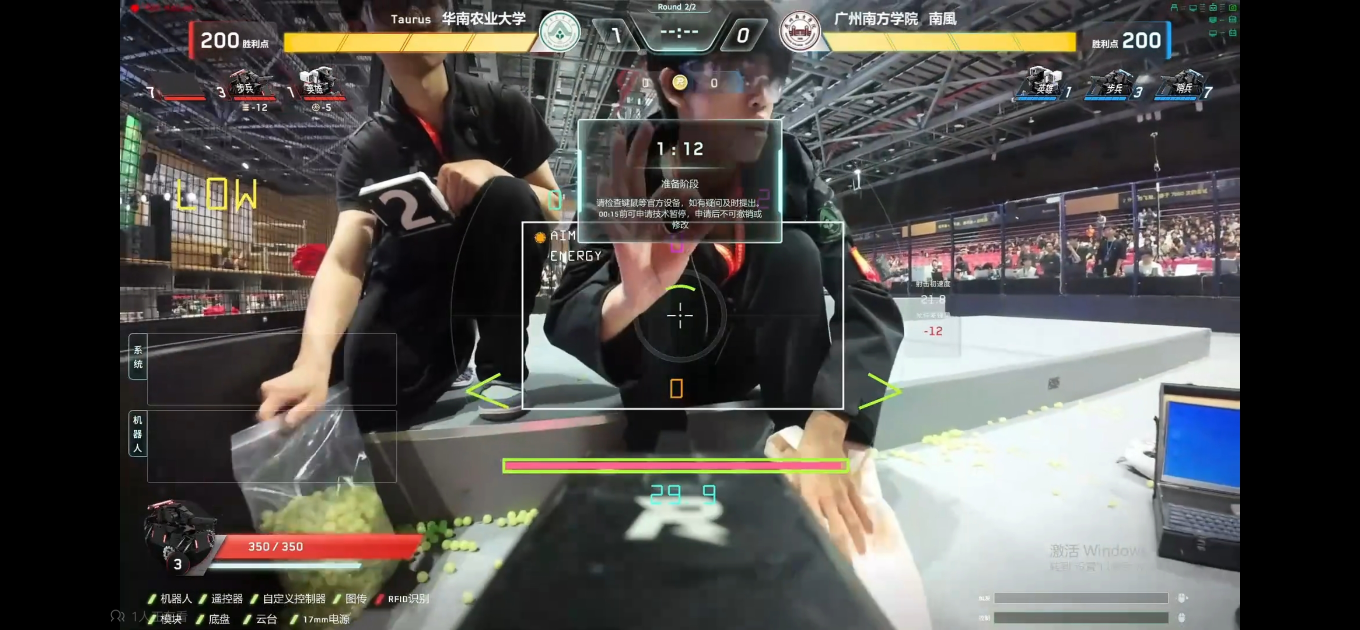
#> input picture images/准备阶段.jpg, 2720 x 1260 px (shown at 1/2 size)
$ python demo.py -i '../../../images/准备阶段.jpg'
#> lines starting #> are read from the running program, lines starting #| are printed output that depends on the picture; after the words box and inside, x2 and y2 are one past the last pixel; in counts of white or black regions, pixels touching at a corner belong together
### CV_task/赛事题/armor_detector/color_segmenter.py
import cv2
import numpy as np

from .config import DetectorConfig
from .armor_types import ArmorColor


class ColorSegmenter:
    """HSV颜色分割器"""

    def __init__(self, config: DetectorConfig):
        self.config = config

    def segment_red(self, frame: np.ndarray) -> np.ndarray:
        """分割红色区域"""
        hsv = cv2.cvtColor(frame, cv2.COLOR_BGR2HSV)

        # 红色在HSV中有两个区域
        lower1 = np.array([
            self.config.red_h_min,
            self.config.red_s_min,
            self.config.red_v_min
        ])
        upper1 = np.array([
            self.config.red_h_max,
            self.config.red_s_max,
            self.config.red_v_max
        ])

        lower2 = np.array([
            self.config.red_h2_min,
            self.config.red_s_min,
            self.config.red_v_min
        ])
        upper2 = np.array([
            self.config.red_h2_max,
            self.config.red_s_max,
            self.config.red_v_max
        ])

        mask1 = cv2.inRange(hsv, lower1, upper1)
        mask2 = cv2.inRange(hsv, lower2, upper2)

        return cv2.bitwise_or(mask1, mask2)

    def segment_blue(self, frame: np.ndarray) -> np.ndarray:
        """分割蓝色区域"""
        hsv = cv2.cvtColor(frame, cv2.COLOR_BGR2HSV)

        lower = np.array([
            self.config.blue_h_min,
            self.config.blue_s_min,
            self.config.blue_v_min
        ])
        upper = np.array([
            self.config.blue_h_max,
            self.config.blue_s_max,
            self.config.blue_v_max
        ])

        return cv2.inRange(hsv, lower, upper)

    def segment_both(self, frame: np.ndarray) -> tuple:
        """同时分割红色和蓝色区域"""
        return self.segment_red(frame), self.segment_blue(frame)

    def segment_by_color(self, frame: np.ndarray, color: ArmorColor) -> np.ndarray:
        """根据颜色类型分割"""
        if color == ArmorColor.RED:
            return self.segment_red(frame)
        else:
            return self.segment_blue(frame)

### CV_task/赛事题/armor_detector/light_bar.py
import cv2
import numpy as np
from typing import List, Tuple

from .config import DetectorConfig
from .armor_types import ArmorColor, LightBar
from .color_segmenter import ColorSegmenter


class LightBarFinder:
    """灯条提取器"""

    def __init__(self, config: DetectorConfig):
        self.config = config
        self.segmenter = ColorSegmenter(config)

    def find(self, frame: np.ndarray, color: ArmorColor) -> List[LightBar]:
        """提取指定颜色的灯条"""
        # 颜色分割
        mask = self.segmenter.segment_by_color(frame, color)

        # 形态学操作
        kernel = cv2.getStructuringElement(cv2.MORPH_RECT, (3, 3))
        mask = cv2.morphologyEx(mask, cv2.MORPH_OPEN, kernel)
        mask = cv2.morphologyEx(mask, cv2.MORPH_CLOSE, kernel)

        # 轮廓检测
        contours, _ = cv2.findContours(
            mask, cv2.RETR_EXTERNAL, cv2.CHAIN_APPROX_SIMPLE
        )

        # 筛选有效灯条
        light_bars = []
        for contour in contours:
            if self._is_valid_contour(contour):
                light = self._create_light_bar(contour, color)
                if light is not None:
                    light_bars.append(light)

        # 按x坐标排序
        light_bars.sort(key=lambda x: x.center[0])

        return light_bars

    def _is_valid_contour(self, contour: np.ndarray) -> bool:
        """检查轮廓是否符合灯条特征"""
        area = cv2.contourArea(contour)

        # 面积检查
        if area < self.config.light_min_area:
            return False
        if area > self.config.light_max_area:
            return False

        # 凸性检查
        if not cv2.isContourConvex(contour):
            hull = cv2.convexHull(contour)
            contour = hull

        # 最小外接矩形
        rect = cv2.minAreaRect(contour)
        width, height = rect[1]

        # 长宽比检查 (取较长边为高度)
        if width > height:
            width, height = height, width

        if height < 1e-5:
            return False

        ratio = height / width
        if ratio < self.config.light_min_ratio:
            return False
        if ratio > self.config.light_max_ratio:
            return False

        # 填充率检查
        rect_area = width * height
        if rect_area < 1e-5:
            return False

        fill_ratio = area / rect_area
        if fill_ratio < self.config.light_fill_ratio:
            return False

        return True

    def _create_light_bar(
        self, contour: np.ndarray, color: ArmorColor
    ) -> LightBar:
        """创建灯条对象"""
        # 获取最小外接矩形
        rect = cv2.minAreaRect(contour)
        center = rect[0]
        width, height = rect[1]
        angle = rect[2]

        # 标准化角度和尺寸
        if width > height:
            width, height = height, width
            angle = angle + 90

        # 角度范围 [-90, 90]
        if angle < -90:
            angle += 180
        if angle > 90:
            angle -= 180

        return LightBar(
            contour=contour,
            center=tuple(map(float, center)),
            width=float(width),
            height=float(height),
            angle=float(angle),
            color=color,
        )

    def find_all(self, frame: np.ndarray) -> Tuple[List[LightBar], List[LightBar]]:
        """提取所有红蓝灯条"""
        red_lights = self.find(frame, ArmorColor.RED)
        blue_lights = self.find(frame, ArmorColor.BLUE)
        return red_lights, blue_lights

### CV_task/赛事题/armor_detector/detector.py
import time
from typing import Optional

import cv2
import numpy as np

from .armor import ArmorMatcher
from .config import DetectorConfig
from .light_bar import LightBarFinder
from .armor_types import ArmorColor, Armor, DetectResult


class ArmorDetector:
    """装甲板检测器"""

    def __init__(self, config: Optional[DetectorConfig] = None):
        self.config = config or DetectorConfig()
        self.light_finder = LightBarFinder(self.config)
        self.armor_matcher = ArmorMatcher(self.config)
        self.frame_count = 0

    def detect(self, frame: np.ndarray) -> DetectResult:
        """检测装甲板"""
        self.frame_count += 1
        start_time = time.time()

        # 提取所有灯条
        red_lights, blue_lights = self.light_finder.find_all(frame)

        # 匹配装甲板
        red_armors = self.armor_matcher.match(red_lights)
        blue_armors = self.armor_matcher.match(blue_lights)

        # 合并结果
        all_armors = red_armors + blue_armors

        elapsed = time.time() - start_time

        return DetectResult(
            armors=all_armors,
            frame_id=self.frame_count,
            timestamp=elapsed,
        )

    def draw_result(
        self,
        frame: np.ndarray,
        result: DetectResult,
        draw_lights: bool = True,
        draw_armors: bool = True,
    ) -> np.ndarray:
        """绘制检测结果"""
        vis = frame.copy()

        # 颜色映射
        color_map = {
            ArmorColor.RED: (0, 0, 255),
            ArmorColor.BLUE: (255, 0, 0),
        }

        # 绘制灯条
        if draw_lights:
            for armor in result.armors:
                if armor.left_light:
                    self._draw_light(vis, armor.left_light, color_map)
                if armor.right_light:
                    self._draw_light(vis, armor.right_light, color_map)

        # 绘制装甲板
        if draw_armors:
            for armor in result.armors:
                self._draw_armor(vis, armor, color_map)

        return vis

    def _draw_light(self, frame: np.ndarray, light, color_map: dict):
        """绘制灯条"""
        color = color_map.get(light.color, (0, 255, 0))
        cv2.drawContours(frame, [light.contour], -1, color, 2)

    def _draw_armor(self, frame: np.ndarray, armor: Armor, color_map: dict):
        """绘制装甲板"""
        color = color_map.get(armor.color, (0, 255, 0))

        # 绘制四边形
        if len(armor.corners) == 4:
            pts = np.array(armor.corners, dtype=np.int32)
            cv2.polylines(frame, [pts], True, color, 2)

        # 绘制中心点
        center = tuple(map(int, armor.center))
        cv2.circle(frame, center, 5, (0, 255, 0), -1)

        # 绘制标签
        label = f"{armor.color.value}-{armor.size.value}"
        cv2.putText(
            frame,
            label,
            (center[0] - 30, center[1] - 10),
            cv2.FONT_HERSHEY_SIMPLEX,
            0.5,
            color,
            2,
        )

### CV_task/赛事题/armor_detector/armor.py
import math
from typing import List

from .config import DetectorConfig
from .armor_types import ArmorColor, ArmorSize, LightBar, Armor


class ArmorMatcher:
    """装甲板匹配器"""

    def __init__(self, config: DetectorConfig):
        self.config = config

    def match(self, light_bars: List[LightBar]) -> List[Armor]:
        """灯条匹配生成装甲板"""
        armors = []
        n = len(light_bars)

        if n < 2:
            return armors

        # 遍历所有灯条对
        for i in range(n):
            for j in range(i + 1, n):
                left, right = light_bars[i], light_bars[j]

                if self._is_match(left, right):
                    armor = self._create_armor(left, right)
                    if armor is not None:
                        armors.append(armor)

        return armors

    def _is_match(self, left: LightBar, right: LightBar) -> bool:
        """判断两个灯条是否可以匹配成装甲板"""
        # 同色检查
        if left.color != right.color:
            return False

        # 角度差检查 (平行度)
        angle_diff = abs(left.angle - right.angle)
        if angle_diff > self.config.match_max_angle_diff:
            return False

        # 高度比检查
        if left.height < 1e-5 or right.height < 1e-5:
            return False

        height_ratio = left.height / right.height
        if height_ratio < self.config.match_min_height_ratio:
            return False
        if height_ratio > self.config.match_max_height_ratio:
            return False

        # 计算间距
        dx = right.center[0] - left.center[0]
        dy = right.center[1] - left.center[1]
        distance = math.sqrt(dx * dx + dy * dy)

        # 间距检查 (灯条必须左右排列)
        if dx <= 0:
            return False

        avg_height = (left.height + right.height) / 2
        dist_ratio = distance / avg_height

        if dist_ratio < self.config.match_min_dist_ratio:
            return False
        if dist_ratio > self.config.match_max_dist_ratio:
            return False

        # 垂直对齐检查
        y_diff = abs(dy)
        if y_diff > self.config.match_max_y_diff_ratio * avg_height:
            return False

        return True

    def _determine_size(self, left: LightBar, right: LightBar) -> ArmorSize:
        """判断装甲板尺寸"""
        dx = right.center[0] - left.center[0]
        dy = right.center[1] - left.center[1]
        distance = math.sqrt(dx * dx + dy * dy)

        avg_height = (left.height + right.height) / 2
        ratio = distance / avg_height

        if self.config.small_armor_ratio_min < ratio < self.config.small_armor_ratio_max:
            return ArmorSize.SMALL
        return ArmorSize.LARGE

    def _create_armor(self, left: LightBar, right: LightBar) -> Armor:
        """创建装甲板对象"""
        # 计算装甲板中心
        center_x = (left.center[0] + right.center[0]) / 2
        center_y = (left.center[1] + right.center[1]) / 2

        # 计算四角坐标
        corners = self._compute_corners(left, right)

        # 判断尺寸
        size = self._determine_size(left, right)

        # 计算置信度 (简化：基于几何特征)
        confidence = self._compute_confidence(left, right)

        return Armor(
            left_light=left,
            right_light=right,
            corners=corners,
            center=(center_x, center_y),
            color=left.color,
            size=size,
            confidence=confidence,
        )

    def _compute_corners(
        self, left: LightBar, right: LightBar
    ) -> List[tuple]:
        """计算装甲板四角坐标"""
        # 简化：使用灯条端点估算
        left_half_h = left.height / 2
        right_half_h = right.height / 2

        # 左灯条上下端点
        left_top = (left.center[0], left.center[1] - left_half_h)
        left_bottom = (left.center[0], left.center[1] + left_half_h)

        # 右灯条上下端点
        right_top = (right.center[0], right.center[1] - right_half_h)
        right_bottom = (right.center[0], right.center[1] + right_half_h)

        # 四角：左上、右上、右下、左下
        return [
            left_top,
            right_top,
            right_bottom,
            left_bottom,
        ]

    def _compute_confidence(self, left: LightBar, right: LightBar) -> float:
        """计算置信度"""
        # 基于高度比和对齐度
        height_ratio = min(left.height, right.height) / max(left.height, right.height)

        y_diff = abs(left.center[1] - right.center[1])
        avg_height = (left.height + right.height) / 2
        alignment = 1 - min(y_diff / avg_height, 1)

        return (height_ratio + alignment) / 2

### CV_task/赛事题/armor_detector/demo.py
#!/usr/bin/env python3
"""
装甲板检测演示脚本
支持图片、视频、摄像头三种输入模式
"""

import argparse
import sys
from pathlib import Path

import cv2
import numpy as np

# 添加本地模块路径
sys.path.insert(0, str(Path(__file__).parent.parent))
from armor_detector import ArmorDetector


def process_image(detector: ArmorDetector, image_path: str):
    """处理单张图片"""
    img = cv2.imread(image_path)
    if img is None:
        print(f"无法读取图片: {image_path}")
        return

    result = detector.detect(img)
    vis = detector.draw_result(img, result)

    print(f"检测到 {len(result.armors)} 个装甲板")
    for i, armor in enumerate(result.armors):
        print(f"  [{i+1}] {armor.color.value}-{armor.size.value} @ {armor.center}")

    cv2.imshow("Armor Detection", vis)
    cv2.waitKey(0)
    cv2.destroyAllWindows()


# [73 lines left out: functions process_video, process_camera, not called in this run]


def main():
    parser = argparse.ArgumentParser(description="装甲板检测演示")
    parser.add_argument(
        "--image", "-i",
        type=str,
        help="输入图片路径"
    )
    parser.add_argument(
        "--video", "-v",
        type=str,
        help="输入视频路径"
    )
    parser.add_argument(
        "--camera", "-c",
        type=int,
        default=0,
        help="摄像头ID (默认: 0)"
    )

    args = parser.parse_args()

    detector = ArmorDetector()

    if args.image:
        process_image(detector, args.image)
#> in process_image, img is the input picture: shape (1260, 2720, 3); mean B, G, R 76.7, 79.5, 81.5
#> in segment_red, `mask1 = cv2.inRange(hsv, lower1, upper1)`:
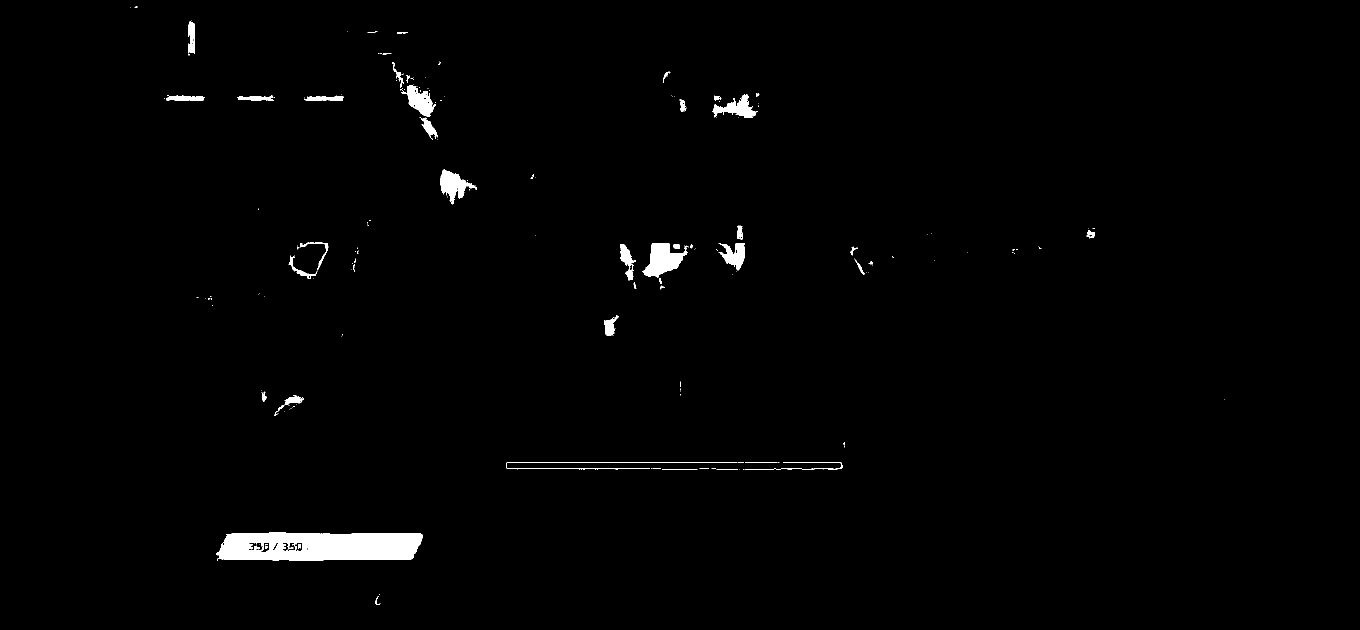
#> mask1: shape (1260, 2720) (shown at 1/2 size); 1.2% white; 190 white regions (143 under 20 px), largest, box (x1, y1, x2, y2) and area: (432, 1064, 846, 1122) 19870, (1285, 486, 1377, 556) 3424, (880, 338, 954, 409) 2240
#> in find, `mask = cv2.morphologyEx(mask, cv2.MORPH_OPEN, kernel)`:
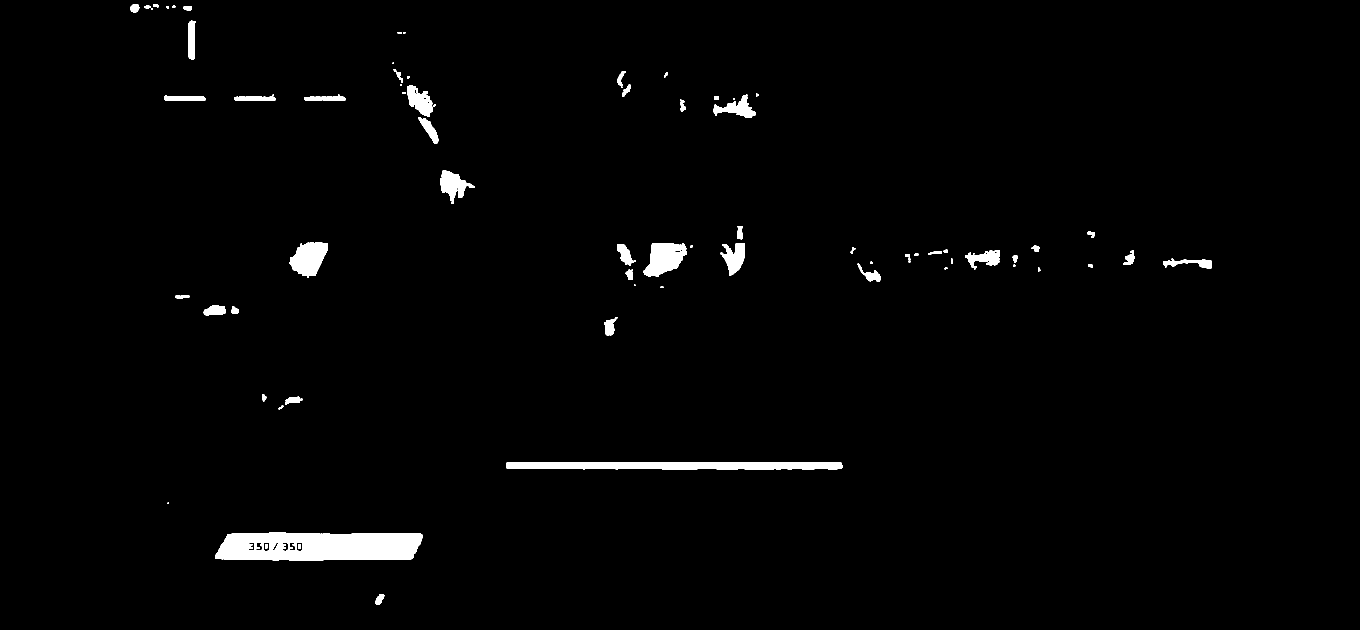
#> mask: shape (1260, 2720) (shown at 1/2 size); 1.7% white; 76 white regions (13 under 20 px), largest, box (x1, y1, x2, y2) and area: (430, 1064, 846, 1121) 20056, (1012, 924, 1685, 939) 9635, (1286, 486, 1374, 554) 3928
#> in find, `contours, _ = cv2.findContours( mask, cv2.RETR_EXTERNAL, cv2.CHAIN_APP..`: contours = 63 contours, 12 with area under 20; largest, box (x1, y1, x2, y2) and area: (430, 1064, 846, 1121) 20494, (1012, 924, 1685, 939) 8958, (1286, 486, 1374, 554) 3832, (579, 485, 656, 556) 3544, (881, 340, 950, 408) 2052
#> the loop in find, `for contour in contours:` made 63 passes
#> (area in _is_valid_contour, ratio in _is_valid_contour, rect_area in _is_valid_contour, fill_ratio in _is_valid_contour, angle in _create_light_bar) on passes 1, 6: (223, 2.04, 297, 0.751, 26.57), (294.5, 2.85, 431.8, 0.682, 83.16)
#> after the loop in find, `for contour in contours:`: light_bars = 21 items
#> in segment_blue, `return cv2.inRange(hsv, lower, upper)`:
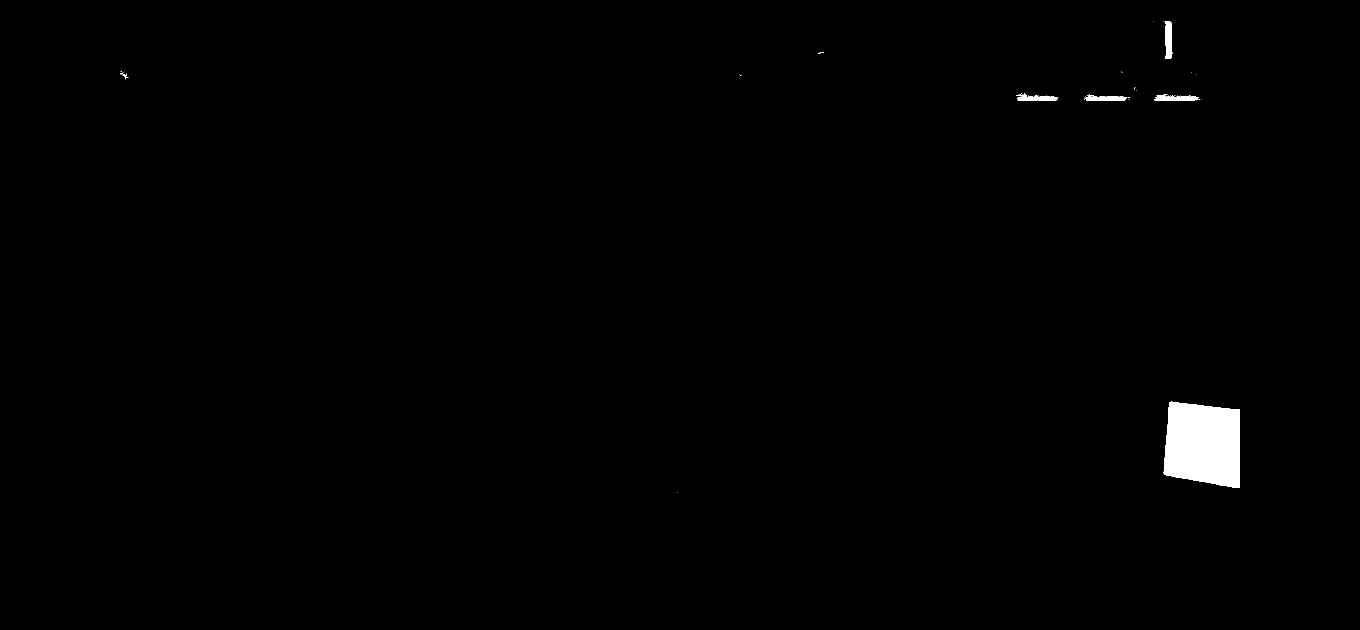
#> returned value: shape (1260, 2720) (shown at 1/2 size); 0.75% white; 43 white regions (35 under 20 px), largest, box (x1, y1, x2, y2) and area: (2327, 803, 2480, 976) 22482, (2329, 42, 2345, 118) 931, (2308, 193, 2398, 201) 657
#> in find (call 2), `contours, _ = cv2.findContours( mask, cv2.RETR_EXTERNAL, cv2.CHAIN_APP..`: contours = 5 contours; box (x1, y1, x2, y2) and area: (2327, 803, 2480, 976) 22185, (2331, 42, 2345, 118) 840, (2309, 193, 2393, 201) 555, (2172, 193, 2253, 201) 538, (2035, 193, 2113, 201) 518
#> the loop in find (call 2), `for contour in contours:` made 5 passes
#> (area in _is_valid_contour, ratio in _is_valid_contour) on passes 2 to 4: (555, 11.86), (537.5, 11.43), (518, 11)
#> in find_all, `blue_lights = self.find(frame, ArmorColor.BLUE)`: blue_lights = 1 item
#> in detect, `red_lights, blue_lights = self.light_finder.find_all(frame)`: red_lights = 21 items; blue_lights = 1 item
#> in match, `n = len(light_bars)`: n = 21
#| 检测到 1 个装甲板
#> the loop in process_image, `for i, armor in enumerate(result.armors):` made 1 pass
#|   [1] red-small @ (302.75, 12.5)
    elif args.video:
        process_video(detector, args.video)
    else:
        process_camera(detector, args.camera)


if __name__ == "__main__":
    main()
